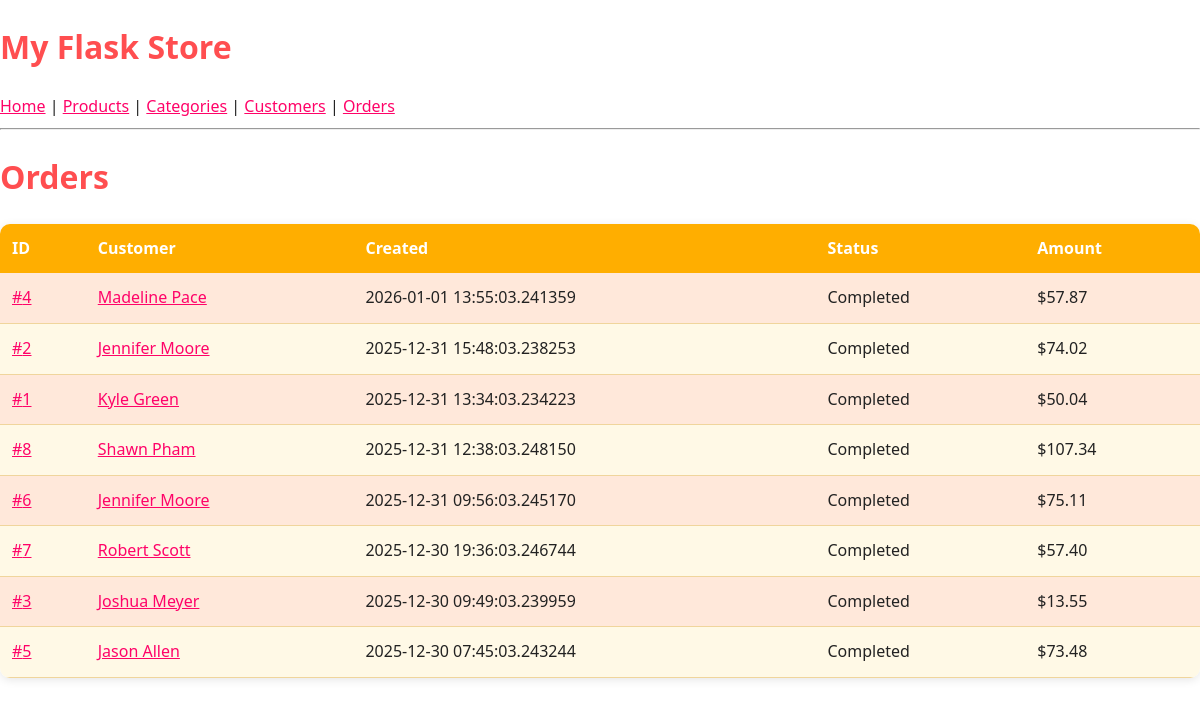
The page /orders on the database its author committed.
### models.py (models this page shows, shortened)
class Order(db.Model):
    __tablename__ = "orders"
    id = db.mapped_column(db.Integer, primary_key=True)
    customer_id = db.mapped_column(db.Integer, db.ForeignKey("customers.id"))
    created = db.mapped_column(db.DateTime, nullable=False, default=db.func.now())
    completed = db.mapped_column(db.DateTime, nullable=True, default=None)
    amount = db.mapped_column(db.DECIMAL(10, 2), nullable=True, default=None)
    customer = db.relationship("Customer", back_populates="orders")
    items = db.relationship("ProductOrder", back_populates="order")

class Customer(db.Model):
    __tablename__ = "customers"
    id = db.mapped_column(db.Integer, primary_key=True)
    customer_name = db.mapped_column(db.String, nullable=False)
    phone = db.mapped_column(db.String, nullable=True)
    orders = db.relationship("Order", back_populates="customer")

### app.py (the view)
@app.get("/orders")
def orders_list():
    orders = db.session.execute(select(Order).order_by(Order.created.desc())).scalars()
    return render_template("orders.html", orders=orders)

### templates/orders.html
{% extends "base.html" %}
{% block content %}
<h1>Orders</h1>
<table>
    <tr>
        <th>ID</th>
        <th>Customer</th>
        <th>Created</th>
        <th>Status</th>
        <th>Amount</th>
    </tr>
    {% for o in orders %}
    <tr>
        <td><a href="{{ url_for('order_detail', id=o.id) }}">#{{ o.id }}</a></td>
        <td><a href="{{ url_for('customer_detail', id=o.customer.id) }}">{{ o.customer.customer_name }}</a></td>
        <td>{{ o.created }}</td>
        <td>
            {% if o.completed %}
                Completed
            {% else %}
                Pending
            {% endif %}
        </td>
        <td>
            {% if o.amount %}
                ${{ "%.2f"|format(o.amount) }}
            {% else %}
                -
            {% endif %}
        </td>
    </tr>
    {% endfor %}
</table>
{% endblock %}

### static/style.css (style rules this page uses)
body { margin: 0; padding: 0; font-family: "Segoe UI", Arial, sans-serif; background: #ffffff; color: #222; line-height: 1.6; }
h1 { color: #ff4e50; }
a { color: #ff0368; }
table { width: 100%; border-collapse: collapse; margin: 20px 0; border-radius: 10px; overflow: hidden; box-shadow: 0 2px 10px rgba(0,0,0,0.1); }
table th { background: #ffae00; color: white; padding: 12px; font-size: 16px; text-align: left; }
table td { padding: 12px; background: #fff9e6; border-bottom: 1px solid #f0d59c; }
table tr:nth-child(even) td { background: #ffe8da; }

### rows shown on the page
Order: id "4", customer.customer_name "Madeline Pace", created "2026-01-01 13:55:03.241359", shows "Completed", amount "57.87"
Order: id "2", customer.customer_name "Jennifer Moore", created "2025-12-31 15:48:03.238253", shows "Completed", amount "74.02"
Order: id "1", customer.customer_name "Kyle Green", created "2025-12-31 13:34:03.234223", shows "Completed", amount "50.04"
Order: id "8", customer.customer_name "Shawn Pham", created "2025-12-31 12:38:03.248150", shows "Completed", amount "107.34"
Order: id "6", customer.customer_name "Jennifer Moore", created "2025-12-31 09:56:03.245170", shows "Completed", amount "75.11"
Order: id "7", customer.customer_name "Robert Scott", created "2025-12-30 19:36:03.246744", shows "Completed", amount "57.40"
Order: id "3", customer.customer_name "Joshua Meyer", created "2025-12-30 09:49:03.239959", shows "Completed", amount "13.55"
Order: id "5", customer.customer_name "Jason Allen", created "2025-12-30 07:45:03.243244", shows "Completed", amount "73.48"
